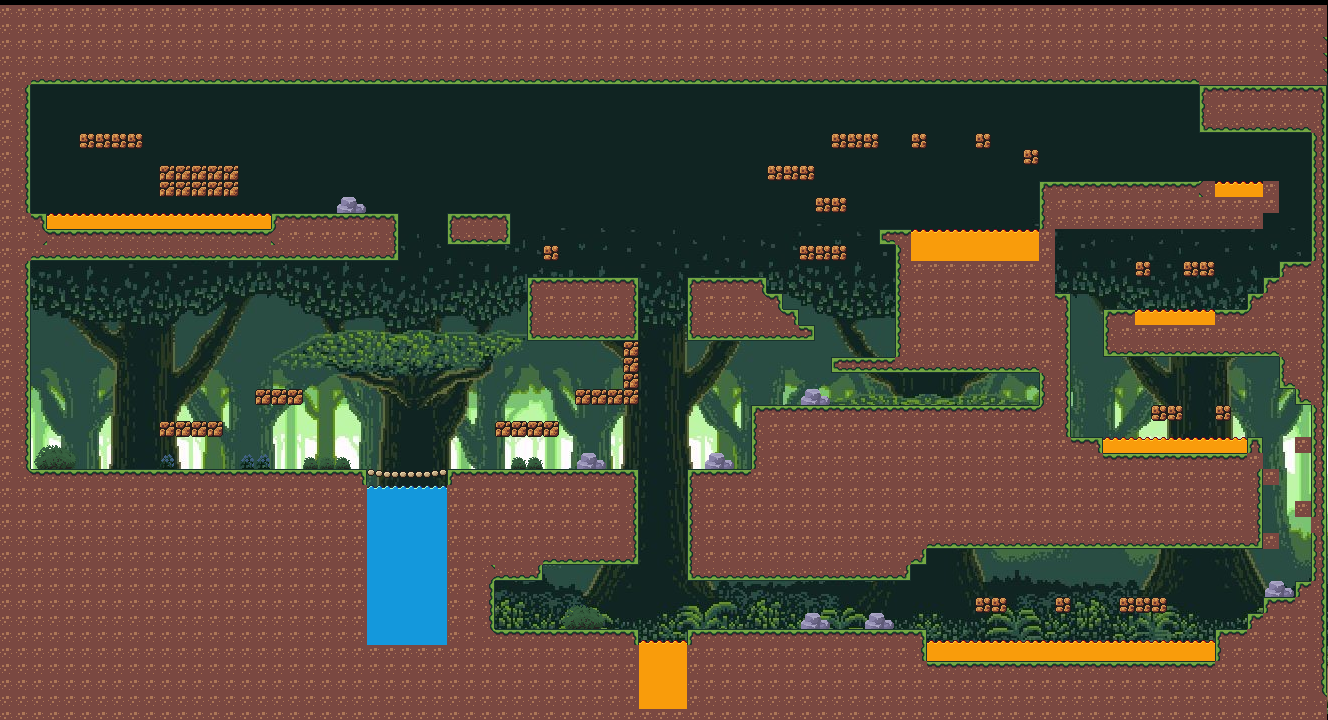

Below is a game level as drawn by its tile map, then a one-line description and the .tmx that defines it (tile-layer data replaced by summaries):
An orthogonal 83x45 tile map with 16x16 px tiles, 2 tile layers (Capa de patrones 2, Capa de patrones 1), 5 tilesets, 2 image layers.

<map version="1.10" tiledversion="1.12.2" orientation="orthogonal" renderorder="right-down" width="83" height="45" tilewidth="16" tileheight="16" infinite="0" nextlayerid="7" nextobjectid="1">
 <tileset firstgid="1" source="plantilla P2.tsx" />
 <tileset firstgid="257" source="fondo transparente.tsx" />
 <tileset firstgid="367" source="escalera.tsx" />
 <tileset firstgid="379" source="nivel 1.tsx" />
 <tileset firstgid="1403" source="Ladders.tsx" />
 <layer id="6" name="Capa de patrones 2" width="83" height="45" offsetx="-0.8939" offsety="37.3485">
  <data>[3735 cells, 1 non-empty, 1 distinct tile ids]</data>
 </layer>
 <imagelayer id="4" name="fondoizq" offsetx="17.6666" offsety="74">
  <image source="FONDO 1ero .jpg" width="911" height="640" />
 </imagelayer>
 <imagelayer id="5" name="fondoDer" offsetx="928.334" offsety="74.6667">
  <image source="FONDO 2do.jpg" width="911" height="640" />
 </imagelayer>
 <layer id="1" name="Capa de patrones 1" width="83" height="45" offsetx="-1.66667" offsety="5.66667">
  <data>[3735 cells, 2134 non-empty, 44 distinct tile ids]</data>
 </layer>
</map>
